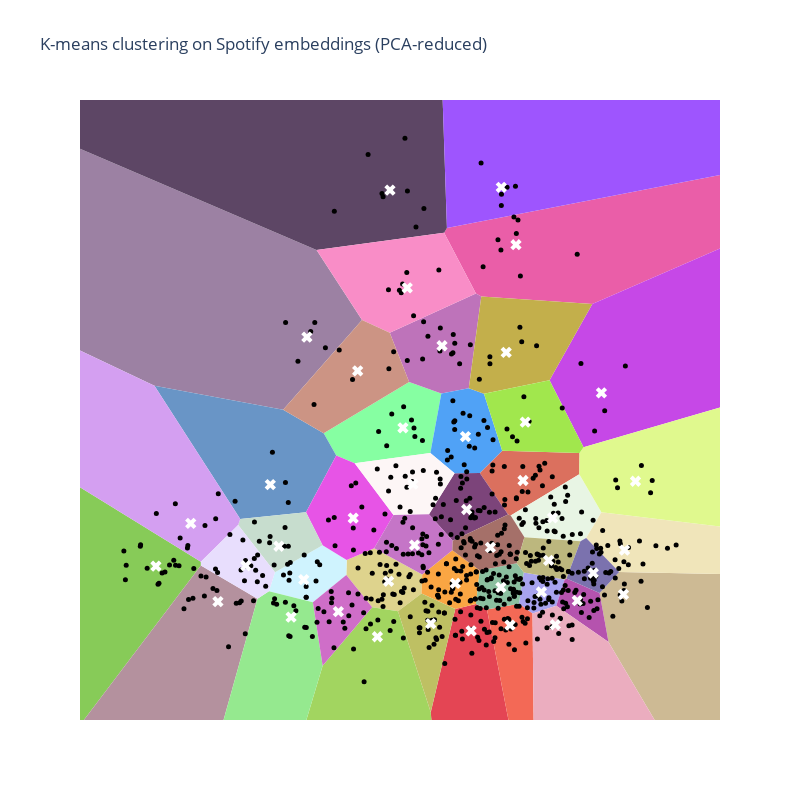

Notebook cell for this chart:
### Code cell
# Generate a unique color for each region
def generate_color(name, factor=0.25):
    """Generate a pastel color for the given name."""
    # Generate a color based on the hash of the name
    hash_object = hashlib.md5(name.encode())
    hex_dig = hash_object.hexdigest()
    base_color = [int(hex_dig[i:i+2], 16) for i in (0, 2, 4)]

    # Mix the color with white
    pastel_color = [(1 - factor) * c + factor * 255 for c in base_color]
    pastel_color_hex = ''.join(f'{int(c):02x}' for c in pastel_color)

    return '#' + pastel_color_hex

# Create Plotly figure
fig = go.Figure()

# Add Voronoi regions, each with a different color
for region, center in zip(regions, kmeans.cluster_centers_):
    polygon = vertices[region]
    color = generate_color(str(center))
    fig.add_trace(go.Scatter(
        x=polygon[:, 0],
        y=polygon[:, 1],
        fill="toself",
        fillcolor=color,
        mode='lines',
        line=dict(color='rgba(0,0,0,0)')  # No border color
    ))

# Add scatter plot of points
fig.add_trace(go.Scatter(
    x=df['x'],
    y=df['y'],
    mode='markers',
    marker=dict(color='black', size=5),
    text=df.apply(lambda row: f"{row['name']} by {row['artist']}", axis=1),
    hoverinfo='text'
))

# Add centroids
fig.add_trace(go.Scatter(
    x=kmeans.cluster_centers_[:, 0],
    y=kmeans.cluster_centers_[:, 1],
    mode='markers',
    marker=dict(size=10, color='white', symbol='x'),
    name='Centroids'
))

# Update layout
fig.update_layout(
    title="K-means clustering on Spotify embeddings (PCA-reduced)",
    xaxis=dict(visible=False),
    yaxis=dict(visible=False),
    showlegend=False,
    width=800,
    height=800,
    plot_bgcolor='rgba(0,0,0,0)'
)

fig.update_xaxes(minallowed=df['x'].min()-1, maxallowed=df['x'].max()+1)
fig.update_yaxes(minallowed=df['y'].min()-1, maxallowed=df['y'].max()+1)


# Show the plot
fig.show()

### Figure 1 — Plotly figure (JSON) as saved in the notebook; plotly's stock layout.template omitted (floating-point values rounded to 4 significant figures; data arrays with more than 128 entries replaced by an {"elided": "..."} marker saying what was removed)
{"data": [{"fill": "toself", "fillcolor": "#a8a3ef", "line": {"color": "rgba(0,0,0,0)"}, "mode": "lines", "type": "scatter", "x": [2.571, 2.38, 1.837, 1.529, 1.638], "y": [-1.102, -1.79, -1.99, -1.735, -0.9169]}, {"fill": "toself", "fillcolor": "#87cb58", "line": {"color": "rgba(0,0,0,0)"}, "mode": "lines", "type": "scatter", "x": [-23.25, -5.726, -5.726, -30.2, -81.61, -109.6], "y": [-27.35, -0.7317, -0.631, 16.68, 46.15, 61.32]}, {"fill": "toself", "fillcolor": "#86ffa2", "line": {"color": "rgba(0,0,0,0)"}, "mode": "lines", "type": "scatter", "x": [-2.218, -2.639, -2.925, -0.9761, -0.242, -0.4923], "y": [1.949, 2.151, 2.733, 4.079, 3.775, 2.218]}, {"fill": "toself", "fillcolor": "#ded38d", "line": {"color": "rgba(0,0,0,0)"}, "mode": "lines", "type": "scatter", "x": [-1.231, -0.6944, -0.6768, -1.774, -2.401, -2.409, -1.819], "y": [-1.932, -1.466, -0.9655, -0.281, -0.5866, -0.9801, -1.829]}, {"fill": "toself", "fillcolor": "#ea5ea8", "line": {"color": "rgba(0,0,0,0)"}, "mode": "lines", "type": "scatter", "x": [0.5468, -0.1789, -0.1146, 13.0, 3.201, 0.6691], "y": [6.399, 7.99, 8.119, 11.04, 6.122, 6.321]}, {"fill": "toself", "fillcolor": "#db705e", "line": {"color": "rgba(0,0,0,0)"}, "mode": "lines", "type": "scatter", "x": [2.905, 2.909, 1.146, 0.6353, 1.279, 1.339], "y": [1.658, 2.22, 2.279, 1.697, 0.607, 0.5814]}, {"fill": "toself", "fillcolor": "#7c447a", "line": {"color": "rgba(0,0,0,0)"}, "mode": "lines", "type": "scatter", "x": [1.279, 0.6353, 0.05998, -0.5249, 0.01707], "y": [0.607, 1.697, 1.688, 0.6094, -0.08083]}, {"fill": "toself", "fillcolor": "#e8f5e4", "line": {"color": "rgba(0,0,0,0)"}, "mode": "lines", "type": "scatter", "x": [2.93, 1.652, 1.339, 2.905, 3.408, 3.06], "y": [-0.09613, 0.007603, 0.5814, 1.658, 0.665, -0.0126]}, {"fill": "toself", "fillcolor": "#cff3fe", "line": {"color": "rgba(0,0,0,0)"}, "mode": "lines", "type": "scatter", "x": [-2.409, -2.401, -2.95, -4.037, -4.174, -3.171], "y": [-0.9801, -0.5866, -0.2029, -0.9076, -1.404, -1.699]}, {"fill": "toself", "fillcolor": "#e44554", "line": {"color": "rgba(0,0,0,0)"}, "mode": "lines", "type": "scatter", "x": [1.804, 4.528, 1.894, 0.7987, 0.5473, 0.07561, -0.4837], "y": [-36.36, -40.13, -8.366, -1.888, -1.738, -1.875, -4.577]}, {"fill": "toself", "fillcolor": "#be73ba", "line": {"color": "rgba(0,0,0,0)"}, "mode": "lines", "type": "scatter", "x": [-0.242, 0.3837, 0.6691, 0.5468, -1.419, -0.9761], "y": [3.775, 3.915, 6.321, 6.399, 5.374, 4.079]}, {"fill": "toself", "fillcolor": "#9c81a3", "line": {"color": "rgba(0,0,0,0)"}, "mode": "lines", "type": "scatter", "x": [-6.785, -3.85, -2.05, -3.088, -81.61, -30.2], "y": [3.983, 3.35, 5.702, 7.542, 46.15, 16.68]}, {"fill": "toself", "fillcolor": "#6995c6", "line": {"color": "rgba(0,0,0,0)"}, "mode": "lines", "type": "scatter", "x": [-2.639, -3.328, -4.828, -6.785, -3.85, -2.925], "y": [2.151, 0.6669, 0.4862, 3.983, 3.35, 2.733]}, {"fill": "toself", "fillcolor": "#cdba94", "line": {"color": "rgba(0,0,0,0)"}, "mode": "lines", "type": "scatter", "x": [18.13, 48.44, 16.7, 3.814, 3.367, 3.57], "y": [-31.08, -4.105, -1.174, -0.9047, -1.456, -2.735]}, {"fill": "toself", "fillcolor": "#faa643", "line": {"color": "rgba(0,0,0,0)"}, "mode": "lines", "type": "scatter", "x": [0.008367, -0.6768, -0.6944, 0.07561, 0.5473, 0.6355], "y": [-0.3303, -0.9655, -1.466, -1.875, -1.738, -0.8625]}, {"fill": "toself", "fillcolor": "#5d4665", "line": {"color": "rgba(0,0,0,0)"}, "mode": "lines", "type": "scatter", "x": [-3.088, -0.1789, -0.1146, -1.036, -109.6, -81.61], "y": [7.542, 7.99, 8.119, 39.98, 61.32, 46.15]}, {"fill": "toself", "fillcolor": "#e754e6", "line": {"color": "rgba(0,0,0,0)"}, "mode": "lines", "type": "scatter", "x": [-1.333, -2.218, -2.639, -3.328, -2.95, -2.401, -1.774], "y": [0.5916, 1.949, 2.151, 0.6669, -0.2029, -0.5866, -0.281]}, {"fill": "toself", "fillcolor": "#b4919e", "line": {"color": "rgba(0,0,0,0)"}, "mode": "lines", "type": "scatter", "x": [-40.06, -32.24, -4.435, -5.726, -23.25], "y": [-146.7, -115.8, -1.604, -0.7317, -27.35]}, {"fill": "toself", "fillcolor": "#c648e7", "line": {"color": "rgba(0,0,0,0)"}, "mode": "lines", "type": "scatter", "x": [3.201, 2.225, 3.001, 33.22, 42.35, 13.0], "y": [6.122, 4.125, 2.369, 12.5, 23.47, 11.04]}, {"fill": "toself", "fillcolor": "#f36956", "line": {"color": "rgba(0,0,0,0)"}, "mode": "lines", "type": "scatter", "x": [1.529, 0.7987, 1.894, 1.837], "y": [-1.735, -1.888, -8.366, -1.99]}, {"fill": "toself", "fillcolor": "#50a2f6", "line": {"color": "rgba(0,0,0,0)"}, "mode": "lines", "type": "scatter", "x": [0.05998, 0.6353, 1.146, 0.73, 0.3837, -0.242, -0.4923], "y": [1.688, 1.697, 2.279, 3.77, 3.915, 3.775, 2.218]}, {"fill": "toself", "fillcolor": "#a2d560", "line": {"color": "rgba(0,0,0,0)"}, "mode": "lines", "type": "scatter", "x": [-32.24, -40.06, 1.804, -0.4837, -1.231, -1.819, -2.949], "y": [-115.8, -146.7, -36.36, -4.577, -1.932, -1.829, -3.358]}, {"fill": "toself", "fillcolor": "#fdf6f6", "line": {"color": "rgba(0,0,0,0)"}, "mode": "lines", "type": "scatter", "x": [-1.333, -2.218, -0.4923, 0.05998, -0.5249], "y": [0.5916, 1.949, 2.218, 1.688, 0.6094]}, {"fill": "toself", "fillcolor": "#f0e5ba", "line": {"color": "rgba(0,0,0,0)"}, "mode": "lines", "type": "scatter", "x": [3.06, 3.814, 16.7, 3.408], "y": [-0.0126, -0.9047, -1.174, 0.665]}, {"fill": "toself", "fillcolor": "#f98dc7", "line": {"color": "rgba(0,0,0,0)"}, "mode": "lines", "type": "scatter", "x": [0.5468, -0.1789, -3.088, -2.05, -1.419], "y": [6.399, 7.99, 7.542, 5.702, 5.374]}, {"fill": "toself", "fillcolor": "#c7ddce", "line": {"color": "rgba(0,0,0,0)"}, "mode": "lines", "type": "scatter", "x": [-4.876, -4.037, -2.95, -3.328, -4.828], "y": [0.329, -0.9076, -0.2029, 0.6669, 0.4862]}, {"fill": "toself", "fillcolor": "#c575c7", "line": {"color": "rgba(0,0,0,0)"}, "mode": "lines", "type": "scatter", "x": [0.01707, -0.5249, -1.333, -1.774, -0.6768, 0.008367], "y": [-0.08083, 0.6094, 0.5916, -0.281, -0.9655, -0.3303]}, {"fill": "toself", "fillcolor": "#8bbf9f", "line": {"color": "rgba(0,0,0,0)"}, "mode": "lines", "type": "scatter", "x": [1.478, 0.6355, 0.5473, 0.7987, 1.529, 1.638], "y": [-0.6702, -0.8625, -1.738, -1.888, -1.735, -0.9169]}, {"fill": "toself", "fillcolor": "#95e98f", "line": {"color": "rgba(0,0,0,0)"}, "mode": "lines", "type": "scatter", "x": [-32.24, -4.435, -4.174, -3.171, -2.949], "y": [-115.8, -1.604, -1.404, -1.699, -3.358]}, {"fill": "toself", "fillcolor": "#b553ae", "line": {"color": "rgba(0,0,0,0)"}, "mode": "lines", "type": "scatter", "x": [2.571, 2.38, 3.57, 3.367, 2.613], "y": [-1.102, -1.79, -2.735, -1.456, -1.076]}, {"fill": "toself", "fillcolor": "#a57069", "line": {"color": "rgba(0,0,0,0)"}, "mode": "lines", "type": "scatter", "x": [1.652, 1.478, 0.6355, 0.008367, 0.01707, 1.279, 1.339], "y": [0.007603, -0.6702, -0.8625, -0.3303, -0.08083, 0.607, 0.5814]}, {"fill": "toself", "fillcolor": "#c3af4b", "line": {"color": "rgba(0,0,0,0)"}, "mode": "lines", "type": "scatter", "x": [0.73, 2.225, 3.201, 0.6691, 0.3837], "y": [3.77, 4.125, 6.122, 6.321, 3.915]}, {"fill": "toself", "fillcolor": "#e0f98e", "line": {"color": "rgba(0,0,0,0)"}, "mode": "lines", "type": "scatter", "x": [2.905, 3.408, 16.7, 48.44, 33.22, 3.001, 2.909], "y": [1.658, 0.665, -1.174, -4.105, 12.5, 2.369, 2.22]}, {"fill": "toself", "fillcolor": "#cf6ec8", "line": {"color": "rgba(0,0,0,0)"}, "mode": "lines", "type": "scatter", "x": [-2.949, -3.171, -2.409, -1.819], "y": [-3.358, -1.699, -0.9801, -1.829]}, {"fill": "toself", "fillcolor": "#d49ff1", "line": {"color": "rgba(0,0,0,0)"}, "mode": "lines", "type": "scatter", "x": [-4.876, -5.726, -30.2, -6.785, -4.828], "y": [0.329, -0.631, 16.68, 3.983, 0.4862]}, {"fill": "toself", "fillcolor": "#cc9484", "line": {"color": "rgba(0,0,0,0)"}, "mode": "lines", "type": "scatter", "x": [-2.925, -3.85, -2.05, -1.419, -0.9761], "y": [2.733, 3.35, 5.702, 5.374, 4.079]}, {"fill": "toself", "fillcolor": "#bec063", "line": {"color": "rgba(0,0,0,0)"}, "mode": "lines", "type": "scatter", "x": [-0.4837, 0.07561, -0.6944, -1.231], "y": [-4.577, -1.875, -1.466, -1.932]}, {"fill": "toself", "fillcolor": "#bcb77e", "line": {"color": "rgba(0,0,0,0)"}, "mode": "lines", "type": "scatter", "x": [2.93, 2.613, 2.571, 1.638, 1.478, 1.652], "y": [-0.09613, -1.076, -1.102, -0.9169, -0.6702, 0.007603]}, {"fill": "toself", "fillcolor": "#7b72ae", "line": {"color": "rgba(0,0,0,0)"}, "mode": "lines", "type": "scatter", "x": [2.93, 2.613, 3.367, 3.814, 3.06], "y": [-0.09613, -1.076, -1.456, -0.9047, -0.0126]}, {"fill": "toself", "fillcolor": "#e8defd", "line": {"color": "rgba(0,0,0,0)"}, "mode": "lines", "type": "scatter", "x": [-4.876, -5.726, -5.726, -4.435, -4.174, -4.037], "y": [0.329, -0.631, -0.7317, -1.604, -1.404, -0.9076]}, {"fill": "toself", "fillcolor": "#a1e74d", "line": {"color": "rgba(0,0,0,0)"}, "mode": "lines", "type": "scatter", "x": [1.146, 2.909, 3.001, 2.225, 0.73], "y": [2.279, 2.22, 2.369, 4.125, 3.77]}, {"fill": "toself", "fillcolor": "#9e55fe", "line": {"color": "rgba(0,0,0,0)"}, "mode": "lines", "type": "scatter", "x": [-0.1146, 13.0, 42.35, -1.036], "y": [8.119, 11.04, 23.47, 39.98]}, {"fill": "toself", "fillcolor": "#ebadbf", "line": {"color": "rgba(0,0,0,0)"}, "mode": "lines", "type": "scatter", "x": [4.528, 18.13, 3.57, 2.38, 1.837, 1.894], "y": [-40.13, -31.08, -2.735, -1.79, -1.99, -8.366]}, {"hoverinfo": "text", "marker": {"color": "black", "size": 5}, "mode": "markers", "text": {"elided": "651 str values"}, "type": "scatter", "x": {"elided": "651 float values"}, "y": {"elided": "651 float values"}}, {"marker": {"color": "white", "size": 10, "symbol": "x"}, "mode": "markers", "name": "Centroids", "type": "scatter", "x": [2.04, -6.751, -1.118, -1.445, 1.46, 1.621, 0.3355, 2.295, -3.38, 0.4371, -0.2268, -3.308, -4.142, 3.912, 0.07691, -1.414, -2.252, -5.337, 3.408, 1.324, 0.3082, -1.7, -0.8878, 3.936, -1.019, -3.948, -0.8527, 1.116, -3.668, 2.858, 0.8767, 1.238, 4.186, -2.59, -5.957, -2.15, -0.4827, 2.204, 3.224, -4.701, 1.672, 1.125, 2.356], "y": [-1.427, -0.7486, 2.877, -1.146, 7.679, 1.496, 0.7367, 0.5167, -1.104, -2.445, 5.029, 5.258, 1.389, -1.487, -1.199, 9.111, 0.5104, -1.68, 3.795, -2.295, 2.647, -2.599, 1.4, -0.327, 6.549, -0.2277, -0.1962, -1.304, -2.086, -1.654, -0.2565, 4.855, 1.476, -1.941, 0.3738, 4.372, -2.255, -0.5984, -0.9288, -0.739, 3.029, 9.185, -2.286]}], "layout": {"height": 800, "plot_bgcolor": "rgba(0,0,0,0)", "showlegend": false, "title": {"text": "K-means clustering on Spotify embeddings (PCA-reduced)"}, "width": 800, "xaxis": {"maxallowed": 6.113, "minallowed": -8.482, "visible": false}, "yaxis": {"maxallowed": 11.47, "minallowed": -4.783, "visible": false}}}
